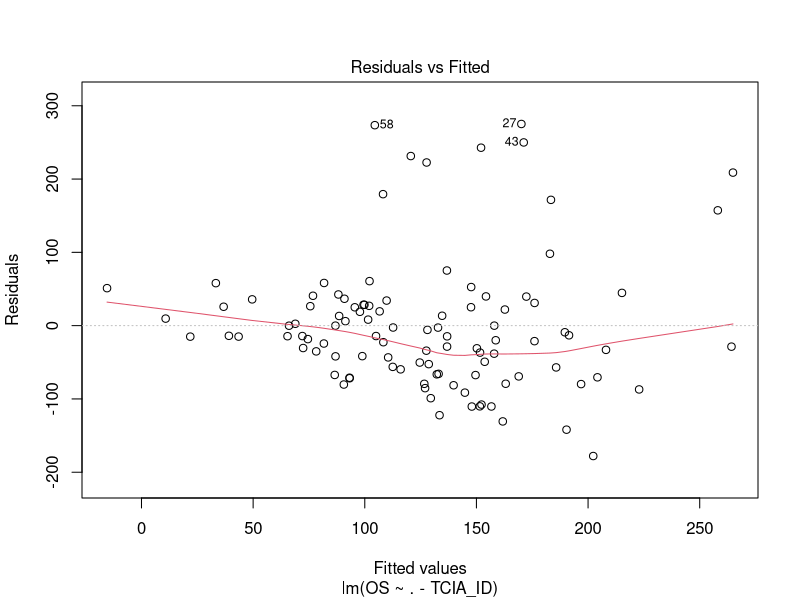
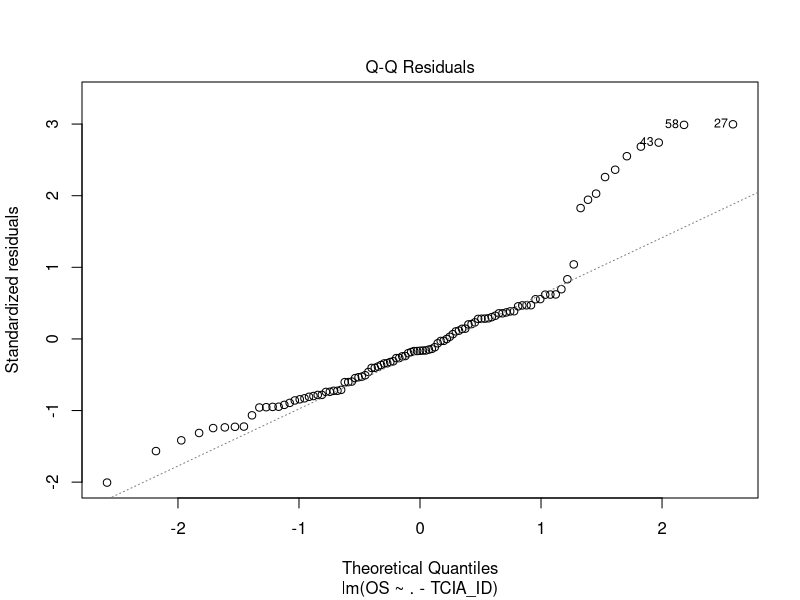
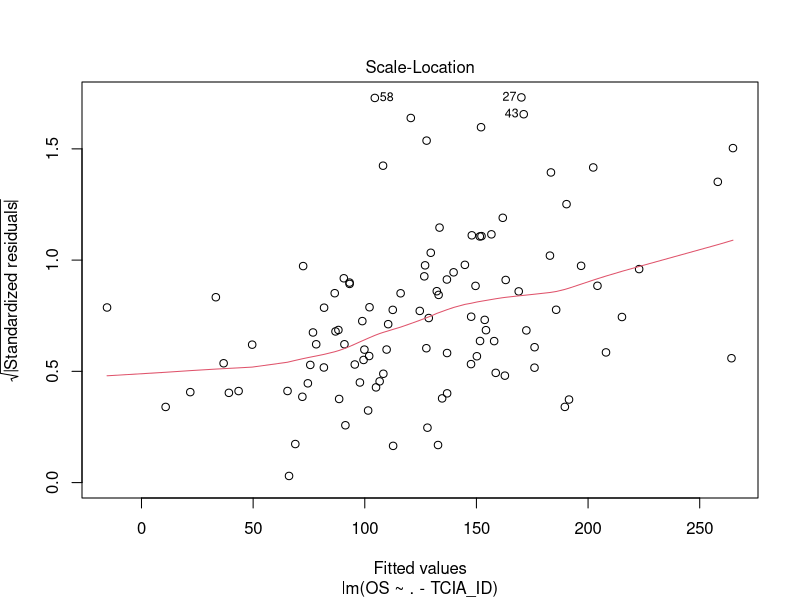
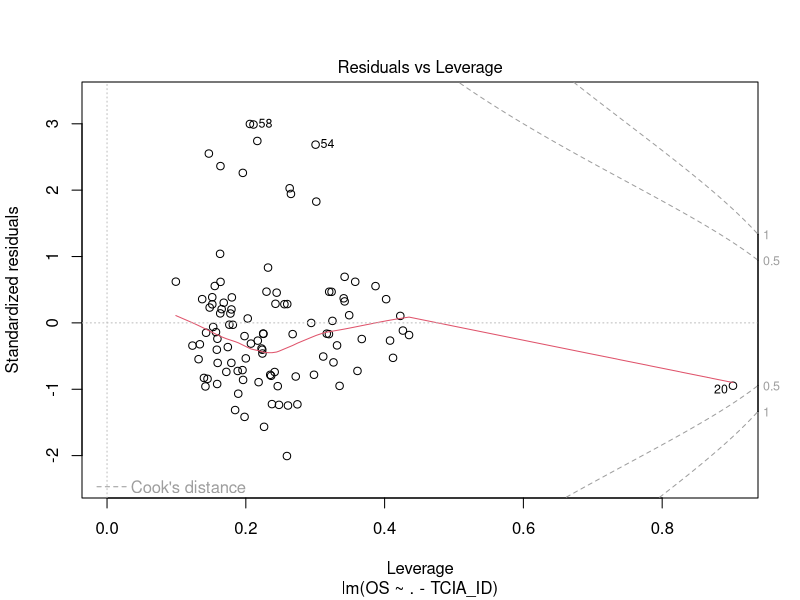

Reproduce these figures in R, in order. (Note: this script raises an error after producing the figures.)
## ---- chunk 1
clinical <- read.csv("clinical_data_processed.csv")
str(clinical)
## ---- chunk 2
regressio_lineal = lm(OS ~. - TCIA_ID, data = clinical)
summary(regressio_lineal)

## ---- chunk 3
plot(regressio_lineal)
## ---- chunk 4
matriz_pred <- clinical %>% 
  select(-TCIA_ID, -OS) %>% 
  as.matrix()

resposta <- clinical$OS
## ---- chunk 5
modelo_lasso <- glmnet(x = matriz_pred, y = resposta, alpha = 1)
## ---- chunk 6
plot(modelo_lasso)
best_lambda <- modelo_lasso$lambda.min
## ---- chunk 7
coeficientes <- coef(modelo_lasso, s = best_lambda)
